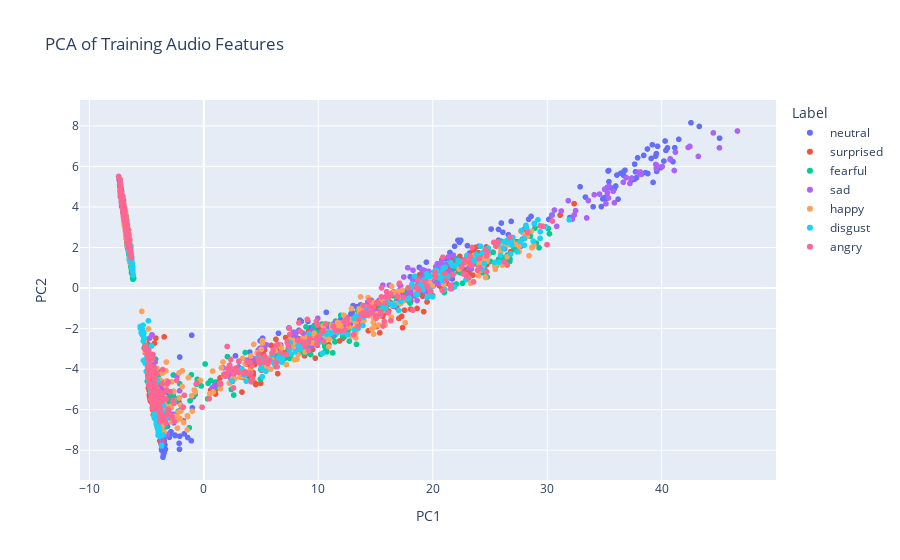
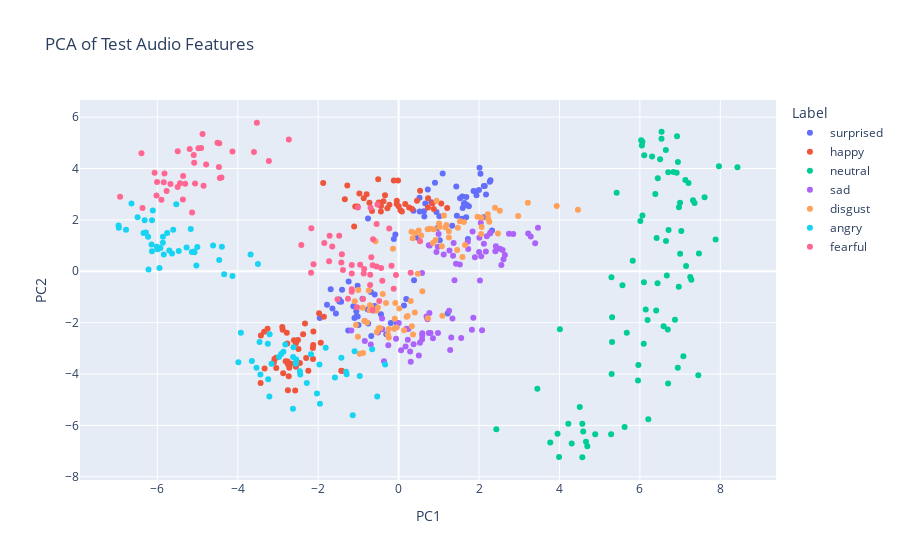
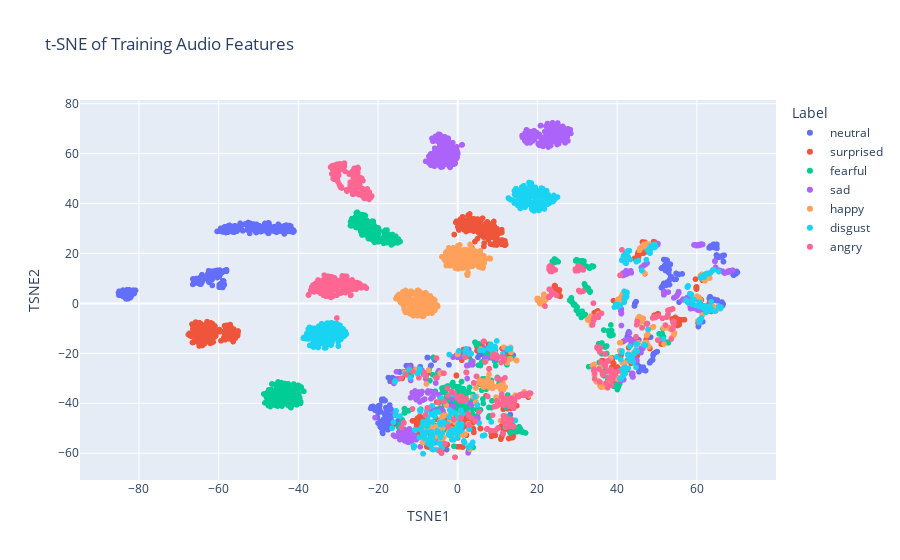
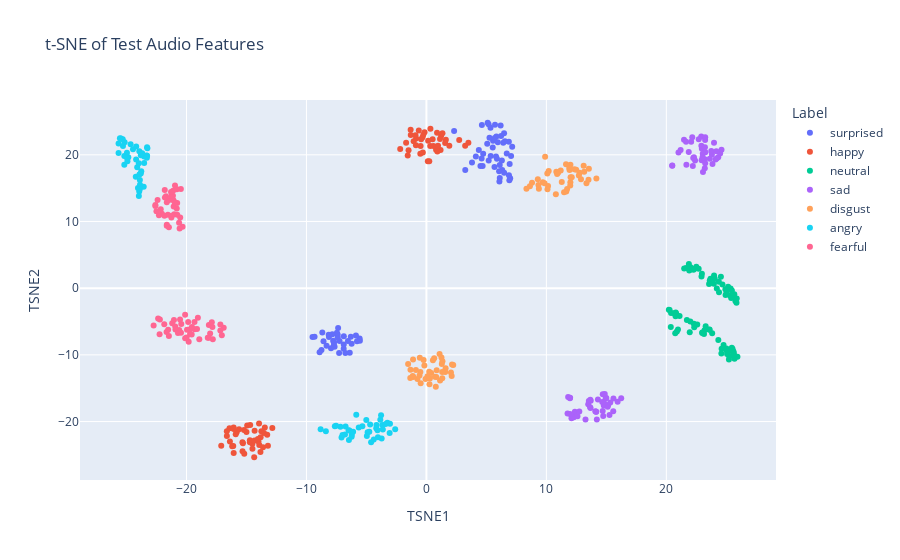

Notebook cell for these charts, in order:
### Code cell
# PCA on training data
pca_train = PCA(n_components=2)
pca_result_train = pca_train.fit_transform(X_train_scaled)
pca_df_train = pd.DataFrame(pca_result_train, columns=["PC1", "PC2"])
pca_df_train["label"] = emotion_labels_train

# PCA on test data
pca_test = PCA(n_components=2)
pca_result_test = pca_test.fit_transform(X_test_scaled)
pca_df_test = pd.DataFrame(pca_result_test, columns=["PC1", "PC2"])
pca_df_test["label"] = emotion_labels_test

# Plot PCA results for training data
fig_PCA_train = px.scatter(
    pca_df_train,
    x="PC1",
    y="PC2",
    color=pca_df_train["label"].astype(str),
    title="PCA of Training Audio Features",
    labels={"color": "Label"},
)
fig_PCA_train.show()

# Plot PCA results for test data
fig_PCA_test = px.scatter(
    pca_df_test,
    x="PC1",
    y="PC2",
    color=pca_df_test["label"].astype(str),
    title="PCA of Test Audio Features",
    labels={"color": "Label"},
)
fig_PCA_test.show()

# t-SNE on training data
tsne_train = TSNE(n_components=2, random_state=42)
tsne_result_train = tsne_train.fit_transform(X_train_scaled)
tsne_df_train = pd.DataFrame(tsne_result_train, columns=["TSNE1", "TSNE2"])
tsne_df_train["label"] = emotion_labels_train

# t-SNE on test data
tsne_test = TSNE(n_components=2, random_state=42)
tsne_result_test = tsne_test.fit_transform(X_test_scaled)
tsne_df_test = pd.DataFrame(tsne_result_test, columns=["TSNE1", "TSNE2"])
tsne_df_test["label"] = emotion_labels_test

# Plot t-SNE results for training data
fig_TSNE_train = px.scatter(
    tsne_df_train,
    x="TSNE1",
    y="TSNE2",
    color=tsne_df_train["label"].astype(str),
    title="t-SNE of Training Audio Features",
    labels={"color": "Label"},
)
fig_TSNE_train.show()

# Plot t-SNE results for test data
fig_TSNE_test = px.scatter(
    tsne_df_test,
    x="TSNE1",
    y="TSNE2",
    color=tsne_df_test["label"].astype(str),
    title="t-SNE of Test Audio Features",
    labels={"color": "Label"},
)
fig_TSNE_test.show()

### Figure 1 — Plotly figure (JSON) as saved in the notebook; plotly's stock layout.template omitted (floating-point values rounded to 4 significant figures; data arrays with more than 128 entries replaced by an {"elided": "..."} marker saying what was removed)
{"data": [{"hovertemplate": "Label=neutral<br>PC1=%{x}<br>PC2=%{y}<extra></extra>", "legendgroup": "neutral", "marker": {"color": "#636efa", "symbol": "circle"}, "mode": "markers", "name": "neutral", "showlegend": true, "type": "scattergl", "x": {"elided": "640 float values"}, "xaxis": "x", "y": {"elided": "640 float values"}, "yaxis": "y"}, {"hovertemplate": "Label=surprised<br>PC1=%{x}<br>PC2=%{y}<extra></extra>", "legendgroup": "surprised", "marker": {"color": "#EF553B", "symbol": "circle"}, "mode": "markers", "name": "surprised", "showlegend": true, "type": "scattergl", "x": {"elided": "640 float values"}, "xaxis": "x", "y": {"elided": "640 float values"}, "yaxis": "y"}, {"hovertemplate": "Label=fearful<br>PC1=%{x}<br>PC2=%{y}<extra></extra>", "legendgroup": "fearful", "marker": {"color": "#00cc96", "symbol": "circle"}, "mode": "markers", "name": "fearful", "showlegend": true, "type": "scattergl", "x": {"elided": "640 float values"}, "xaxis": "x", "y": {"elided": "640 float values"}, "yaxis": "y"}, {"hovertemplate": "Label=sad<br>PC1=%{x}<br>PC2=%{y}<extra></extra>", "legendgroup": "sad", "marker": {"color": "#ab63fa", "symbol": "circle"}, "mode": "markers", "name": "sad", "showlegend": true, "type": "scattergl", "x": {"elided": "640 float values"}, "xaxis": "x", "y": {"elided": "640 float values"}, "yaxis": "y"}, {"hovertemplate": "Label=happy<br>PC1=%{x}<br>PC2=%{y}<extra></extra>", "legendgroup": "happy", "marker": {"color": "#FFA15A", "symbol": "circle"}, "mode": "markers", "name": "happy", "showlegend": true, "type": "scattergl", "x": {"elided": "640 float values"}, "xaxis": "x", "y": {"elided": "640 float values"}, "yaxis": "y"}, {"hovertemplate": "Label=disgust<br>PC1=%{x}<br>PC2=%{y}<extra></extra>", "legendgroup": "disgust", "marker": {"color": "#19d3f3", "symbol": "circle"}, "mode": "markers", "name": "disgust", "showlegend": true, "type": "scattergl", "x": {"elided": "640 float values"}, "xaxis": "x", "y": {"elided": "640 float values"}, "yaxis": "y"}, {"hovertemplate": "Label=angry<br>PC1=%{x}<br>PC2=%{y}<extra></extra>", "legendgroup": "angry", "marker": {"color": "#FF6692", "symbol": "circle"}, "mode": "markers", "name": "angry", "showlegend": true, "type": "scattergl", "x": {"elided": "640 float values"}, "xaxis": "x", "y": {"elided": "640 float values"}, "yaxis": "y"}], "layout": {"legend": {"title": {"text": "Label"}, "tracegroupgap": 0}, "title": {"text": "PCA of Training Audio Features"}, "xaxis": {"anchor": "y", "domain": [0, 1], "title": {"text": "PC1"}}, "yaxis": {"anchor": "x", "domain": [0, 1], "title": {"text": "PC2"}}}}

### Figure 2 — Plotly figure (JSON) as saved in the notebook; plotly's stock layout.template omitted (floating-point values rounded to 4 significant figures)
{"data": [{"hovertemplate": "Label=surprised<br>PC1=%{x}<br>PC2=%{y}<extra></extra>", "legendgroup": "surprised", "marker": {"color": "#636efa", "symbol": "circle"}, "mode": "markers", "name": "surprised", "orientation": "v", "showlegend": true, "type": "scatter", "x": [-0.439, -1.127, -0.6358, 1.593, -0.7576, 1.863, 2.174, 2.142, -1.052, 1.912, 1.747, 1.937, 1.219, -0.6895, 0.5208, -0.04437, -1.02, 2.12, 1.571, -1.559, 0.6638, -1.243, 1.671, 1.434, -1.96, -1.407, 2.112, 2.036, 0.1339, -0.5984, 0.6312, -1.646, 0.4677, -1.689, 1.584, 1.528, 1.693, 1.624, 2.285, -0.7661, 0.9043, -0.595, 1.679, 1.998, 1.722, 1.095, 2.012, -0.6807, -1.098, -1.475, -1.429, 0.1896, -0.7607, 1.637, -0.9975, -1.781, -0.1947, -1.474, -0.3076, 0.3698, 0.9688, 2.322, -1.253, -1.046, 0.7256, 1.449, 0.9405, 2.268, 1.014, 1.684, -0.8983, 0.8131, 1.332, 0.6396, -1.018, -0.1186, -0.08082, 1.023, 0.526, 0.3835], "xaxis": "x", "y": [-1.676, -1.362, -1.532, 2.463, -2.037, 3.123, 2.989, 3.322, -1.557, 3.106, 2.53, 2.961, -1.643, -0.8082, 2.863, -2.012, -0.5656, 3.318, 2.044, -1.64, 2.642, -0.4017, 2.591, 3.298, -1.814, -0.7165, 2.105, 3.794, -1.332, -1.35, 2.339, -1.454, 1.307, -0.7044, 2.909, 2.84, 2.588, 2.629, 3.539, -1.493, 3.446, -0.9046, 2.104, 3.165, 1.253, 3.809, 4.031, -2.517, -1.822, -1.1, -1.19, -1.084, 2.056, 2.653, -2.092, -1.299, -2.014, -1.177, -2.456, 2.352, 1.687, 1.585, -2.304, -1.753, 3.178, 2.164, 2.303, 3.486, 2.141, 2.89, -1.065, 2.691, 1.767, 2.127, -1.76, 1.253, 1.432, 1.208, 2.33, -0.3492], "yaxis": "y"}, {"hovertemplate": "Label=happy<br>PC1=%{x}<br>PC2=%{y}<extra></extra>", "legendgroup": "happy", "marker": {"color": "#EF553B", "symbol": "circle"}, "mode": "markers", "name": "happy", "orientation": "v", "showlegend": true, "type": "scatter", "x": [-1.426, -3.043, -2.132, -2.245, -0.04691, -2.49, 0.2605, -3.425, -1.276, -2.781, -2.768, -2.554, -0.8678, -0.795, -0.1189, -3.344, -1.936, -2.603, 0.7322, -2.128, -2.72, -0.494, -2.884, 1.208, -1.079, -0.3769, 0.7307, 0.4568, -0.9757, -0.01496, -2.893, -2.808, 0.1652, -3.259, -2.674, -1.407, -1.858, -3.089, -2.455, -2.124, -0.498, -1.875, -2.751, -2.299, -0.4753, -2.504, -2.375, -0.6622, -2.329, -2.76, 1.061, -0.04514, -1.106, -0.2794, -2.572, -0.4417, -3.432, 0.3354, -1.978, 0.04522, 0.08121, -1.337, -3.332, -2.12, -2.871, -0.3386, -2.753, -1.021, -3.104, 0.8744, -2.554, -0.2293, -0.4381, 0.000454, 0.5343, -2.732, -0.726, 0.8443, -0.5075, -3.048], "xaxis": "x", "y": [-3.876, -3.766, -2.989, -3.876, 2.614, -3.023, 2.48, -2.504, 3.34, -2.39, -2.808, -2.807, 2.845, 2.997, 3.53, -2.352, -2.782, -2.685, 2.841, -3.416, -3.756, 2.673, -2.277, 2.458, 2.524, 2.724, 2.485, 2.746, 3.025, 3.53, -2.17, -3.503, 2.62, -2.24, -3.602, -3.879, -1.767, -3.418, -3.573, -2.872, 2.601, 3.432, -3.624, -3.377, 2.655, -2.68, -2.449, 2.343, -2.03, -3.517, 2.639, 2.746, 1.746, 2.452, -4.643, 2.324, -4.344, 2.419, -1.638, 2.379, 2.328, 2.8, -3.784, -2.345, -3.974, 2.959, -4.633, 2.523, -3.548, 2.421, -3.719, 2.586, 2.541, 2.533, 3.132, -4.085, 2.671, 2.648, 3.585, -3.369], "yaxis": "y"}, {"hovertemplate": "Label=neutral<br>PC1=%{x}<br>PC2=%{y}<extra></extra>", "legendgroup": "neutral", "marker": {"color": "#00cc96", "symbol": "circle"}, "mode": "markers", "name": "neutral", "orientation": "v", "showlegend": true, "type": "scatter", "x": [5.308, 5.953, 7.279, 5.297, 7.148, 5.309, 7.081, 6.923, 4.59, 6.209, 2.43, 8.426, 6.701, 6.872, 5.821, 5.566, 6.967, 6.589, 6.834, 7.209, 6.537, 6.415, 7.13, 7.319, 6.011, 6.645, 7.883, 6.145, 6.502, 7.252, 4.22, 7.03, 6.648, 4.888, 4.304, 6.097, 6.998, 6.44, 6.945, 6.669, 6.445, 7.0, 7.468, 7.965, 6.713, 3.45, 5.284, 4.659, 6.063, 4.505, 6.108, 4.568, 6.693, 6.302, 4.01, 6.539, 6.191, 4.569, 6.101, 6.942, 6.405, 5.293, 5.422, 4.693, 7.359, 7.452, 6.971, 6.032, 5.963, 3.99, 5.673, 3.771, 6.063, 6.384, 6.049, 6.705, 6.914, 5.62, 7.608, 3.951], "xaxis": "x", "y": [-2.751, -4.256, -0.3299, -4.003, 0.2082, -1.795, -3.308, 5.256, -6.237, -5.761, -6.15, 4.048, -4.37, -1.887, 0.4122, -0.5419, -0.6017, -2.139, 3.861, 3.433, 5.155, 1.296, 3.556, 2.763, 1.959, 4.721, 1.24, -1.493, 4.359, -0.2225, -5.938, 1.563, 1.183, -6.343, -6.701, -2.825, 2.662, -0.4625, 4.252, -0.1608, 3.617, 0.6794, 0.6905, 4.089, 1.61, -4.571, -6.344, -6.638, 2.166, -5.288, 4.511, -7.239, -2.27, 4.467, -2.258, 5.429, -1.894, -5.938, -0.4275, -3.756, -1.525, -0.2377, 3.053, -6.811, 2.66, -4.052, 2.489, 5.097, -3.65, -7.227, -2.397, -6.666, 5.044, 3.005, 4.895, 3.856, 3.839, -6.066, 2.884, -6.322], "yaxis": "y"}, {"hovertemplate": "Label=sad<br>PC1=%{x}<br>PC2=%{y}<extra></extra>", "legendgroup": "sad", "marker": {"color": "#ab63fa", "symbol": "circle"}, "mode": "markers", "name": "sad", "orientation": "v", "showlegend": true, "type": "scatter", "x": [0.9788, 1.255, 2.023, 1.367, 0.3012, 0.2287, 0.5831, 0.7521, 0.5879, 0.7931, 2.745, 2.001, 1.264, 2.608, 1.523, 0.06142, 0.1734, 2.288, 0.9941, 1.427, 1.719, 2.555, -0.05055, 0.8539, 1.858, 1.354, 1.897, 2.194, 3.222, -0.6913, 0.718, 0.5827, -0.8448, -0.2567, 0.9397, 0.5308, 1.39, 0.2436, 1.282, 2.054, 1.309, -0.364, 0.1954, 2.009, 0.3731, 2.043, 0.2865, 2.85, -1.177, 0.7726, 0.002916, 1.557, 1.121, 2.075, 2.418, 1.731, 2.587, 0.7659, 1.823, 2.406, 0.5891, 2.642, 0.695, 1.839, 2.121, 0.7512, 2.169, 0.5027, -0.5124, 2.273, 2.521, 3.465, 0.9746, 3.286, 3.396, -0.4039, 1.339, -0.4119, -0.06413, -0.8405], "xaxis": "x", "y": [-2.404, -1.536, -0.3555, 1.105, -3.519, -2.666, -2.654, 1.011, -2.496, -2.405, 1.46, 0.7476, 0.8106, 0.4689, 0.2609, -3.07, -2.929, 1.51, 1.454, 0.2955, 1.153, 0.2444, -2.178, -2.611, -1.806, 0.6068, 0.5483, 1.362, 1.472, -2.848, -1.867, -0.07033, -1.934, -2.876, 0.7523, -2.787, -0.353, -2.243, -3.065, 0.5883, -2.577, -3.498, -2.241, 1.307, -2.838, 1.89, -3.122, 1.446, -2.304, 1.001, -2.015, -2.601, 0.648, -2.292, 0.9714, 0.8666, 0.8231, -1.628, -2.276, 0.7815, -2.412, 0.6365, -1.765, 1.55, 1.072, -2.405, 0.771, -3.284, -2.388, 1.466, 0.8762, 1.695, 0.9536, 1.354, 1.094, -2.259, -1.835, -1.84, -2.63, -2.719], "yaxis": "y"}, {"hovertemplate": "Label=disgust<br>PC1=%{x}<br>PC2=%{y}<extra></extra>", "legendgroup": "disgust", "marker": {"color": "#FFA15A", "symbol": "circle"}, "mode": "markers", "name": "disgust", "orientation": "v", "showlegend": true, "type": "scatter", "x": [1.087, 2.052, -0.5439, -0.4976, 3.214, 0.9202, 0.3285, 2.062, -0.7414, 1.652, 0.2011, 1.964, 0.3015, 0.01617, -0.5159, -0.09582, -0.1084, 0.4124, 0.5911, -1.062, 2.397, 2.972, 0.4987, 1.125, 1.004, 0.1363, -1.003, -0.08133, 2.063, 0.7297, -0.7206, 1.456, -1.013, -0.3134, -0.05787, 0.4032, -0.9664, 0.9419, -0.244, 1.188, 0.477, 1.249, 0.561, 0.8534, 0.319, 2.228, 1.623, -0.5566, -0.2653, 0.3486, -0.8849, 1.251, -0.8902, 1.076, -0.7854, 2.216, 2.254, -0.1401, 0.7208, 0.8745, 1.473, 1.588, -0.3939, 2.516, -0.6822, 0.7836, -0.7127, -1.089, 0.224, 1.161, 2.471, 1.013, -0.4582, 4.459, -0.8492, 3.932, 1.524, -0.2449, -0.5762, 0.36], "xaxis": "x", "y": [-1.727, 1.451, -2.365, -2.231, 2.668, 1.214, -2.144, 2.087, -0.7483, 1.023, -1.766, 2.126, -1.156, -1.449, -1.412, -1.845, -2.234, 1.491, -0.773, -2.095, 2.476, 2.149, 1.591, 2.17, 1.862, -2.292, -0.7319, -1.237, 1.722, -1.826, -1.514, 0.8244, -2.552, -1.236, -2.185, -1.601, -3.209, 2.742, -2.575, 1.798, -0.1014, 1.557, 1.393, 1.097, 1.539, 2.043, 1.919, -1.534, -2.466, 1.29, -3.179, 1.31, -1.422, 0.9695, -1.999, 2.219, 1.925, 0.8806, 1.637, 1.634, 1.693, 0.551, -0.8883, 2.356, -1.379, 1.651, -1.319, -1.169, -1.738, 1.71, 1.47, 1.724, -2.212, 2.394, -1.931, 2.544, 1.948, -2.248, 1.169, -2.466], "yaxis": "y"}, {"hovertemplate": "Label=angry<br>PC1=%{x}<br>PC2=%{y}<extra></extra>", "legendgroup": "angry", "marker": {"color": "#19d3f3", "symbol": "circle"}, "mode": "markers", "name": "angry", "orientation": "v", "showlegend": true, "type": "scatter", "x": [-5.077, -6.285, -6.964, -1.424, -5.993, -4.131, -6.143, -1.141, -2.283, -6.012, -5.169, -5.03, -3.499, -3.159, -5.636, -0.3355, -2.624, -6.491, -5.142, -5.923, -5.085, -5.702, -6.132, -6.316, -6.643, -5.006, -4.462, -1.095, -4.395, -6.345, -2.56, -2.627, -2.556, -0.532, -2.455, -3.253, -6.958, -2.031, -3.649, -2.975, -5.756, -5.861, -2.817, -5.946, -3.922, -5.863, -5.84, -1.583, -3.458, -1.969, -6.134, -5.468, -4.614, -6.219, -5.605, -3.437, -1.306, -6.779, -2.446, -3.207, -1.813, -6.229, -0.9669, -1.293, -3.681, -2.866, -6.112, -2.178, -0.6576, -3.534, -3.214, -2.547, -2.92, -5.273, -5.529, -2.614, -3.984, -3.244, -1.956, -4.339], "xaxis": "x", "y": [0.7392, 1.505, 1.782, -3.371, 0.8556, -0.1858, 1.041, -5.609, -4.353, 0.9549, 1.647, 0.2266, 0.2832, -3.6, 0.6899, -3.628, -3.337, 2.102, 0.7527, 0.905, 0.7685, 0.8047, 1.988, 1.982, 2.638, 0.9483, 0.4398, -3.113, 0.9533, 1.491, -3.602, -5.347, -3.561, -4.879, -3.891, -2.823, 1.696, -4.761, -3.489, -3.332, 1.489, 1.348, -2.849, 0.1304, -2.394, 1.107, 0.6556, -4.134, -2.756, -3.631, 0.7779, 0.7852, 1.003, 0.07328, 1.613, -4.017, -3.909, 1.612, -4.02, -2.448, -2.981, 1.347, -4.074, -4.013, 0.6548, -3.136, 2.367, -3.227, -3.038, -3.76, -4.878, -3.433, -3.223, 0.9226, 2.605, -2.955, -3.546, -4.199, -5.158, -0.1125], "yaxis": "y"}, {"hovertemplate": "Label=fearful<br>PC1=%{x}<br>PC2=%{y}<extra></extra>", "legendgroup": "fearful", "marker": {"color": "#FF6692", "symbol": "circle"}, "mode": "markers", "name": "fearful", "orientation": "v", "showlegend": true, "type": "scatter", "x": [-1.383, -2.42, -2.116, -6.394, -0.8571, -5.77, -2.17, -0.6981, -1.521, -5.365, -1.847, -2.177, -6.369, -0.06514, -5.495, -1.729, -5.195, -1.165, -4.911, -0.4049, -3.524, -4.978, -0.706, -6.067, -3.226, -1.165, -0.5469, -0.5469, -0.1771, -5.307, -5.898, 0.2998, -4.469, -4.445, -0.6447, -6.007, -1.478, -1.651, -1.411, -1.716, -5.095, -0.8678, -5.673, -0.7083, -1.425, -5.136, -5.083, -1.034, -5.822, -1.013, -0.647, -4.505, -0.1227, -4.132, -0.5266, -0.9563, -6.02, -5.359, -4.875, -5.493, -5.436, -0.8855, -0.6785, -2.73, -4.46, -4.406, -0.4823, -0.2332, -0.636, -1.165, -4.786, -6.927, -5.841, -5.062, -0.4357, -1.165, -4.851, -1.259, 0.5326, -3.597], "xaxis": "x", "y": [0.05086, 1.018, 0.277, 4.59, 0.08457, 3.121, 1.672, 2.474, -1.087, 2.791, 1.097, -0.06212, 2.466, -0.1458, 3.283, 0.3939, 4.761, -0.6993, 4.795, -0.3738, 5.781, 4.789, -0.14, 3.838, 4.289, -0.08761, 0.1883, 1.844, 0.2169, 3.405, 2.782, -0.05776, 4.056, 3.627, 0.2325, 3.478, 1.379, 0.963, 0.6619, 1.383, 4.521, -0.09025, 3.401, -0.5344, 0.3441, 2.288, 4.227, -1.403, 3.809, 2.485, -1.505, 5.004, -0.6812, 4.666, 2.596, 0.2562, 2.945, 3.708, 5.345, 4.676, 3.426, -1.079, 0.5499, 5.13, 4.982, 3.646, -1.156, 1.666, 1.244, 0.2468, 4.153, 2.896, 3.468, 3.413, 0.127, -0.7951, 3.332, -1.072, 1.166, 4.644], "yaxis": "y"}], "layout": {"legend": {"title": {"text": "Label"}, "tracegroupgap": 0}, "title": {"text": "PCA of Test Audio Features"}, "xaxis": {"anchor": "y", "domain": [0, 1], "title": {"text": "PC1"}}, "yaxis": {"anchor": "x", "domain": [0, 1], "title": {"text": "PC2"}}}}

### Figure 3 — Plotly figure (JSON) as saved in the notebook; plotly's stock layout.template omitted (floating-point values rounded to 4 significant figures; data arrays with more than 128 entries replaced by an {"elided": "..."} marker saying what was removed)
{"data": [{"hovertemplate": "Label=neutral<br>TSNE1=%{x}<br>TSNE2=%{y}<extra></extra>", "legendgroup": "neutral", "marker": {"color": "#636efa", "symbol": "circle"}, "mode": "markers", "name": "neutral", "showlegend": true, "type": "scattergl", "x": {"elided": "640 float values"}, "xaxis": "x", "y": {"elided": "640 float values"}, "yaxis": "y"}, {"hovertemplate": "Label=surprised<br>TSNE1=%{x}<br>TSNE2=%{y}<extra></extra>", "legendgroup": "surprised", "marker": {"color": "#EF553B", "symbol": "circle"}, "mode": "markers", "name": "surprised", "showlegend": true, "type": "scattergl", "x": {"elided": "640 float values"}, "xaxis": "x", "y": {"elided": "640 float values"}, "yaxis": "y"}, {"hovertemplate": "Label=fearful<br>TSNE1=%{x}<br>TSNE2=%{y}<extra></extra>", "legendgroup": "fearful", "marker": {"color": "#00cc96", "symbol": "circle"}, "mode": "markers", "name": "fearful", "showlegend": true, "type": "scattergl", "x": {"elided": "640 float values"}, "xaxis": "x", "y": {"elided": "640 float values"}, "yaxis": "y"}, {"hovertemplate": "Label=sad<br>TSNE1=%{x}<br>TSNE2=%{y}<extra></extra>", "legendgroup": "sad", "marker": {"color": "#ab63fa", "symbol": "circle"}, "mode": "markers", "name": "sad", "showlegend": true, "type": "scattergl", "x": {"elided": "640 float values"}, "xaxis": "x", "y": {"elided": "640 float values"}, "yaxis": "y"}, {"hovertemplate": "Label=happy<br>TSNE1=%{x}<br>TSNE2=%{y}<extra></extra>", "legendgroup": "happy", "marker": {"color": "#FFA15A", "symbol": "circle"}, "mode": "markers", "name": "happy", "showlegend": true, "type": "scattergl", "x": {"elided": "640 float values"}, "xaxis": "x", "y": {"elided": "640 float values"}, "yaxis": "y"}, {"hovertemplate": "Label=disgust<br>TSNE1=%{x}<br>TSNE2=%{y}<extra></extra>", "legendgroup": "disgust", "marker": {"color": "#19d3f3", "symbol": "circle"}, "mode": "markers", "name": "disgust", "showlegend": true, "type": "scattergl", "x": {"elided": "640 float values"}, "xaxis": "x", "y": {"elided": "640 float values"}, "yaxis": "y"}, {"hovertemplate": "Label=angry<br>TSNE1=%{x}<br>TSNE2=%{y}<extra></extra>", "legendgroup": "angry", "marker": {"color": "#FF6692", "symbol": "circle"}, "mode": "markers", "name": "angry", "showlegend": true, "type": "scattergl", "x": {"elided": "640 float values"}, "xaxis": "x", "y": {"elided": "640 float values"}, "yaxis": "y"}], "layout": {"legend": {"title": {"text": "Label"}, "tracegroupgap": 0}, "title": {"text": "t-SNE of Training Audio Features"}, "xaxis": {"anchor": "y", "domain": [0, 1], "title": {"text": "TSNE1"}}, "yaxis": {"anchor": "x", "domain": [0, 1], "title": {"text": "TSNE2"}}}}

### Figure 4 — Plotly figure (JSON) as saved in the notebook; plotly's stock layout.template omitted (floating-point values rounded to 4 significant figures)
{"data": [{"hovertemplate": "Label=surprised<br>TSNE1=%{x}<br>TSNE2=%{y}<extra></extra>", "legendgroup": "surprised", "marker": {"color": "#636efa", "symbol": "circle"}, "mode": "markers", "name": "surprised", "orientation": "v", "showlegend": true, "type": "scatter", "x": [-7.709, -6.233, -7.398, 6.112, -7.395, 6.317, 6.88, 5.674, -8.746, 5.191, 5.88, 5.557, -8.676, -5.566, 4.624, -8.146, -6.883, 6.983, 6.223, -6.539, 5.106, -7.654, 4.687, 4.6, -6.39, -6.891, 5.527, 6.084, -8.123, -7.238, 5.183, -5.875, 6.873, -5.788, 6.289, 6.939, 3.238, 5.8, 6.914, -7.773, 5.259, -7.458, 5.355, 4.506, 6.408, 6.06, 6.115, -9.492, -7.712, -7.276, -5.545, -7.842, 2.308, 4.731, -6.896, -8.902, -8.578, -6.301, -9.324, 7.057, 5.832, 5.952, -6.753, -7.95, 3.801, 4.369, 7.15, 6.479, 6.697, 4.121, -7.708, 5.069, 6.474, 6.546, -8.323, 5.719, 6.187, 5.342, 5.695, -7.36], "xaxis": "x", "y": [-8.547, -8.341, -6.937, 18.45, -7.352, 17.72, 16.94, 18.15, -9.267, 19.13, 19.41, 22.09, -6.646, -7.562, 24.46, -7.001, -7.22, 16.47, 22.81, -7.94, 24.8, -8.8, 18.32, 19.45, -9.669, -8.436, 21.1, 16.0, -7.342, -7.933, 24.57, -7.082, 21.96, -7.956, 19.13, 18.61, 17.73, 19.73, 16.17, -7.904, 22.55, -6.695, 19.83, 18.31, 21.79, 17.54, 16.51, -7.325, -8.111, -9.721, -7.877, -6.894, 23.55, 20.16, -9.086, -9.614, -7.948, -7.272, -7.273, 19.82, 22.73, 21.86, -9.732, -8.999, 18.84, 20.74, 21.21, 17.3, 20.2, 19.73, -8.07, 21.64, 23.23, 22.01, -8.636, 24.51, 24.41, 24.05, 22.51, -5.971], "yaxis": "y"}, {"hovertemplate": "Label=happy<br>TSNE1=%{x}<br>TSNE2=%{y}<extra></extra>", "legendgroup": "happy", "marker": {"color": "#EF553B", "symbol": "circle"}, "mode": "markers", "name": "happy", "orientation": "v", "showlegend": true, "type": "scatter", "x": [-13.21, -16.19, -17.1, -14.32, -0.323, -13.47, 1.622, -15.82, -1.314, -15.0, -13.76, -15.33, 1.223, -0.484, -0.2989, -15.9, -15.21, -16.64, -0.8592, -12.84, -13.83, 1.136, -14.94, 3.499, -0.4399, 0.1433, 3.23, -1.303, -0.1561, -0.5088, -13.95, -14.5, 0.1187, -16.63, -15.3, -13.93, -16.42, -14.35, -15.18, -13.62, -0.2562, -2.184, -14.72, -14.72, 0.5161, -16.38, -14.69, 1.18, -16.07, -15.33, 2.733, -0.9094, 0.9122, 0.8047, -14.0, 0.5883, -16.1, 0.3344, -16.07, 0.8858, 1.561, -0.8757, -13.54, -15.62, -13.27, -1.063, -16.06, -1.558, -14.5, 1.909, -14.33, 0.3173, 1.337, 0.9674, -0.6353, -13.82, -1.693, 0.2378, -1.489, -14.05], "xaxis": "x", "y": [-23.61, -23.69, -23.62, -21.37, 22.61, -20.89, 22.27, -21.61, 23.75, -21.55, -21.47, -23.09, 22.83, 21.33, 20.35, -21.9, -21.25, -21.46, 22.43, -20.99, -24.57, 22.37, -20.6, 21.79, 22.35, 22.1, 21.37, 22.96, 23.38, 20.14, -20.28, -23.32, 19.05, -22.16, -23.24, -23.53, -21.01, -25.36, -24.83, -23.87, 22.99, 20.85, -23.12, -22.81, 22.34, -22.98, -20.52, 20.71, -20.89, -24.46, 22.23, 22.94, 20.49, 20.75, -22.98, 21.31, -23.66, 23.92, -21.13, 23.29, 21.76, 21.44, -21.73, -21.14, -22.0, 22.05, -24.73, 19.91, -24.07, 21.36, -22.83, 21.33, 23.22, 21.36, 23.66, -22.36, 21.79, 19.04, 20.69, -22.62], "yaxis": "y"}, {"hovertemplate": "Label=neutral<br>TSNE1=%{x}<br>TSNE2=%{y}<extra></extra>", "legendgroup": "neutral", "marker": {"color": "#00cc96", "symbol": "circle"}, "mode": "markers", "name": "neutral", "orientation": "v", "showlegend": true, "type": "scatter", "x": [22.32, 23.18, 20.39, 23.14, 25.75, 20.88, 23.28, 22.26, 25.19, 24.33, 25.22, 24.55, 23.6, 21.1, 20.27, 20.37, 20.82, 22.0, 23.68, 24.38, 22.01, 24.93, 24.03, 25.15, 24.39, 22.4, 25.66, 20.97, 22.93, 20.77, 25.23, 25.3, 25.54, 25.01, 25.5, 22.99, 24.68, 20.78, 22.7, 20.63, 23.63, 25.4, 25.87, 23.98, 25.02, 24.59, 25.52, 25.04, 24.92, 24.61, 21.65, 25.45, 22.58, 22.06, 20.74, 21.88, 21.71, 25.59, 25.85, 23.82, 22.29, 20.21, 23.56, 25.63, 25.35, 23.58, 24.21, 22.5, 22.99, 25.93, 21.95, 25.68, 21.91, 23.96, 21.49, 22.96, 23.62, 24.77, 25.46, 25.06], "xaxis": "x", "y": [-5.875, -6.324, -3.724, -6.876, -1.941, -6.485, -5.694, 2.777, -9.414, -7.759, -10.71, 1.712, -6.204, -4.18, -3.256, -5.827, -3.79, -4.996, 1.426, 0.9758, 3.14, -1.021, 1.466, 0.2177, -0.5953, 2.946, -0.8974, -6.211, 1.759, -4.215, -10.16, -1.097, -1.266, -9.037, -10.15, -6.71, 0.5327, -3.637, 2.896, -3.778, 0.7899, -1.491, -1.566, 1.886, -0.6064, -9.791, -9.127, -9.398, -0.1586, -9.095, 3.037, -8.949, -5.441, 2.847, -6.766, 3.629, -4.777, -9.503, -2.203, -6.768, -5.336, -3.253, 0.6428, -9.762, -0.06868, -6.232, -0.06864, 3.198, -6.654, -10.29, -6.62, -10.57, 2.666, 0.6489, 2.935, 2.163, 1.154, -8.522, -0.3539, -9.885], "yaxis": "y"}, {"hovertemplate": "Label=sad<br>TSNE1=%{x}<br>TSNE2=%{y}<extra></extra>", "legendgroup": "sad", "marker": {"color": "#ab63fa", "symbol": "circle"}, "mode": "markers", "name": "sad", "orientation": "v", "showlegend": true, "type": "scatter", "x": [14.78, 11.96, 23.23, 22.96, 14.7, 13.68, 14.3, 22.07, 14.74, 15.11, 24.33, 23.25, 22.3, 20.49, 23.8, 12.38, 13.69, 23.19, 21.47, 22.92, 22.94, 24.6, 14.21, 15.0, 15.94, 21.01, 21.19, 23.24, 20.49, 13.49, 11.81, 22.91, 12.17, 13.54, 21.87, 13.26, 23.24, 14.15, 14.95, 22.39, 15.15, 13.65, 14.14, 23.62, 14.87, 24.1, 13.66, 24.19, 12.09, 21.64, 14.08, 15.59, 22.7, 16.24, 23.04, 23.21, 22.21, 15.57, 15.33, 23.02, 14.82, 23.75, 15.26, 22.24, 24.48, 14.69, 24.17, 14.66, 12.29, 23.85, 21.67, 23.05, 22.16, 23.2, 23.97, 11.98, 11.98, 12.59, 12.75, 11.76], "xaxis": "x", "y": [-17.6, -16.5, 22.2, 20.91, -15.9, -17.96, -16.71, 21.94, -19.17, -17.78, 19.63, 20.39, 19.64, 18.38, 20.03, -18.52, -16.89, 19.34, 22.24, 21.34, 19.19, 20.75, -19.69, -16.47, -17.05, 20.35, 20.73, 18.73, 18.37, -17.4, -16.33, 22.74, -19.2, -16.93, 20.42, -19.7, 22.64, -18.52, -16.49, 19.16, -17.51, -17.86, -18.52, 19.41, -15.86, 19.28, -16.75, 19.43, -19.52, 21.95, -18.45, -16.56, 22.32, -16.52, 20.16, 21.12, 18.31, -18.45, -17.16, 19.63, -17.24, 20.58, -19.02, 19.51, 20.18, -18.4, 20.54, -17.06, -19.37, 18.6, 18.52, 17.43, 22.62, 17.97, 21.8, -18.88, -16.45, -19.22, -18.5, -18.8], "yaxis": "y"}, {"hovertemplate": "Label=disgust<br>TSNE1=%{x}<br>TSNE2=%{y}<extra></extra>", "legendgroup": "disgust", "marker": {"color": "#FFA15A", "symbol": "circle"}, "mode": "markers", "name": "disgust", "orientation": "v", "showlegend": true, "type": "scatter", "x": [1.571, 10.83, 0.8184, 1.255, 9.376, 11.93, 0.2554, 8.803, -1.526, 12.0, 2.136, 9.705, 0.8562, -0.7481, -0.5046, 0.08951, 1.6, 12.0, 0.6491, -0.4786, 9.849, 9.338, 12.77, 12.71, 11.66, 2.106, -1.113, 0.5434, 10.97, 1.315, -1.344, 11.64, -0.07475, -1.329, 1.337, 1.285, 1.137, 10.79, 1.321, 10.19, -0.5491, 13.34, 13.15, 12.02, 12.48, 9.288, 11.73, 0.3989, 0.713, 13.51, 0.7822, 11.19, 1.096, 11.9, -1.09, 10.14, 10.09, 13.54, 12.89, 12.11, 11.99, 9.894, -0.2327, 10.08, -0.5744, 12.33, -0.1688, -1.141, 0.2332, 14.17, 10.89, 11.28, -0.876, 8.338, 0.29, 8.627, 11.47, 2.236, 13.11, 2.046], "xaxis": "x", "y": [-12.56, 17.45, -13.32, -10.4, 14.91, 17.71, -14.41, 15.8, -11.38, 15.87, -11.45, 15.87, -12.32, -13.63, -12.57, -13.21, -12.01, 18.51, -10.52, -14.25, 15.75, 15.47, 17.3, 16.89, 14.49, -13.19, -10.69, -10.8, 17.31, -12.59, -13.46, 18.57, -13.63, -12.25, -10.95, -11.36, -13.86, 14.07, -13.52, 17.57, -10.45, 15.73, 17.45, 16.65, 17.76, 16.33, 14.87, -12.71, -13.3, 16.27, -14.8, 17.66, -9.854, 18.0, -13.32, 15.32, 14.84, 17.92, 16.34, 16.63, 15.41, 19.72, -10.76, 17.18, -13.1, 17.83, -11.58, -13.15, -12.54, 16.43, 17.11, 15.93, -12.29, 14.9, -13.53, 15.3, 14.38, -11.51, 18.34, -12.66], "yaxis": "y"}, {"hovertemplate": "Label=angry<br>TSNE1=%{x}<br>TSNE2=%{y}<extra></extra>", "legendgroup": "angry", "marker": {"color": "#19d3f3", "symbol": "circle"}, "mode": "markers", "name": "angry", "orientation": "v", "showlegend": true, "type": "scatter", "x": [-24.2, -23.77, -23.81, -3.843, -25.06, -25.46, -23.53, -3.731, -3.064, -24.22, -25.18, -25.29, -25.15, -6.737, -23.28, -3.252, -4.898, -24.04, -25.66, -23.53, -24.85, -23.8, -23.56, -23.87, -23.94, -24.96, -25.66, -3.778, -24.66, -24.11, -6.488, -4.388, -5.848, -2.603, -5.337, -7.632, -23.88, -4.964, -7.075, -8.382, -23.34, -24.92, -6.222, -23.26, -8.816, -23.97, -25.18, -3.634, -6.458, -4.16, -24.46, -23.28, -24.19, -23.93, -24.94, -6.232, -5.012, -23.92, -3.678, -6.786, -4.076, -23.69, -3.035, -4.18, -25.31, -6.996, -23.88, -4.69, -3.402, -7.168, -4.61, -5.64, -6.416, -23.3, -23.97, -4.759, -7.529, -6.111, -4.041, -25.55], "xaxis": "x", "y": [19.28, 17.53, 17.2, -19.72, 19.8, 22.43, 18.77, -22.53, -21.71, 16.72, 18.51, 21.3, 21.87, -20.75, 21.13, -20.2, -21.61, 15.01, 20.27, 19.75, 19.62, 19.93, 15.21, 15.49, 14.48, 20.32, 21.7, -19.04, 21.58, 18.13, -21.3, -22.68, -18.98, -21.15, -20.7, -20.71, 16.2, -22.16, -22.39, -21.44, 19.89, 19.05, -21.98, 20.99, -21.15, 18.75, 19.82, -21.21, -22.78, -20.51, 20.85, 19.85, 21.23, 20.53, 19.44, -22.29, -19.78, 17.05, -20.5, -21.93, -21.3, 20.24, -20.33, -20.99, 22.33, -22.0, 14.85, -20.45, -20.38, -20.76, -23.11, -20.91, -21.36, 19.55, 13.84, -21.52, -20.64, -21.54, -22.35, 22.47], "yaxis": "y"}, {"hovertemplate": "Label=fearful<br>TSNE1=%{x}<br>TSNE2=%{y}<extra></extra>", "legendgroup": "fearful", "marker": {"color": "#FF6692", "symbol": "circle"}, "mode": "markers", "name": "fearful", "orientation": "v", "showlegend": true, "type": "scatter", "x": [-17.84, -20.11, -21.66, -22.59, -21.46, -21.64, -19.05, -22.22, -19.82, -20.47, -21.53, -18.13, -20.96, -19.7, -21.45, -17.89, -22.05, -19.99, -21.64, -16.9, -20.33, -21.47, -20.46, -22.59, -20.52, -19.33, -20.61, -21.19, -17.18, -21.08, -21.12, -19.74, -21.07, -20.81, -19.12, -21.7, -19.86, -20.94, -20.92, -21.85, -21.84, -20.11, -21.13, -19.56, -22.24, -20.8, -22.15, -18.03, -21.23, -22.36, -18.14, -21.64, -17.8, -21.23, -22.74, -19.95, -21.29, -21.8, -21.55, -22.29, -22.5, -18.93, -20.43, -20.57, -21.26, -20.62, -18.22, -20.54, -19.33, -19.54, -21.02, -21.81, -22.41, -20.78, -20.71, -17.18, -20.98, -17.05, -21.04, -20.77], "xaxis": "x", "y": [-5.829, -3.993, -6.59, 12.48, -7.167, 12.89, -4.426, -4.687, -8.024, 14.86, -6.221, -5.53, 15.4, -6.863, 13.21, -5.101, 11.16, -7.387, 9.52, -5.926, 9.196, 9.125, -6.7, 12.31, 10.61, -6.155, -6.29, -5.274, -5.451, 13.18, 14.61, -6.194, 12.24, 11.96, -6.106, 13.78, -5.071, -5.746, -6.183, -5.426, 10.85, -7.525, 13.86, -6.95, -6.894, 14.83, 11.84, -6.802, 13.87, -4.554, -7.422, 9.343, -7.67, 10.87, -5.614, -6.235, 14.4, 13.58, 10.99, 10.94, 11.55, -7.652, -5.359, 8.935, 10.58, 9.808, -7.421, -4.684, -5.08, -5.84, 11.07, 14.72, 13.22, 12.75, -6.727, -6.334, 12.88, -7.073, -4.789, 11.0], "yaxis": "y"}], "layout": {"legend": {"title": {"text": "Label"}, "tracegroupgap": 0}, "title": {"text": "t-SNE of Test Audio Features"}, "xaxis": {"anchor": "y", "domain": [0, 1], "title": {"text": "TSNE1"}}, "yaxis": {"anchor": "x", "domain": [0, 1], "title": {"text": "TSNE2"}}}}
